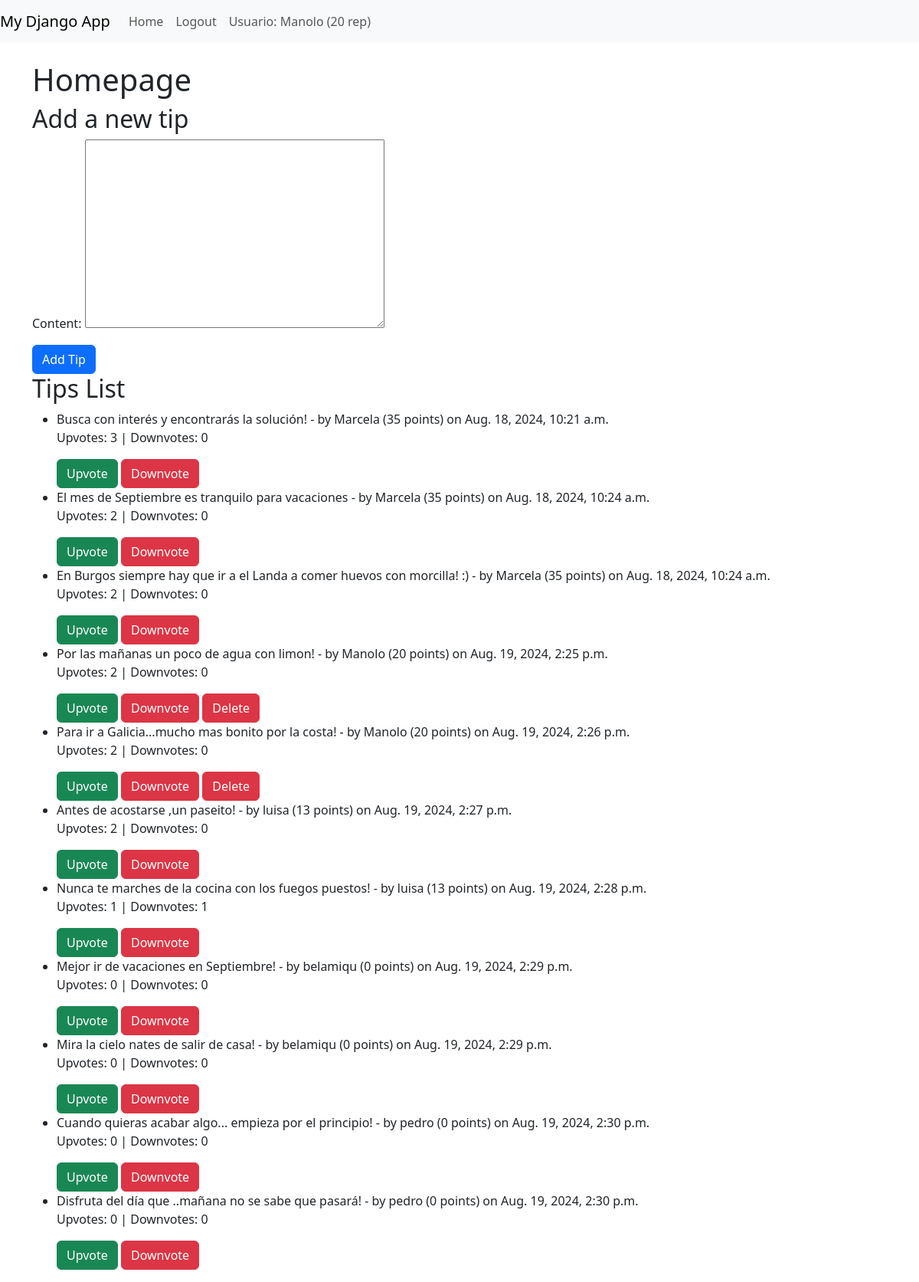
The page / (signed in) on the database its author committed.
### ex/models.py (models this page shows, shortened)
class AUser(AbstractUser):
    reputation = models.IntegerField(default=0)  # Campo para la reputación
    @property
    def can_downvote(self):
        return self.reputation >= 15
    @property
    def can_delete_tips(self):
        return self.reputation >= 30

class Tip(models.Model):
    content = models.TextField()
    author = models.ForeignKey(settings.AUTH_USER_MODEL, on_delete=models.CASCADE, related_name='tips')
    date_created = models.DateTimeField(auto_now_add=True)
    upvotes = models.ManyToManyField(settings.AUTH_USER_MODEL, related_name='upvoted_tips', blank=True)
    downvotes = models.ManyToManyField(settings.AUTH_USER_MODEL, related_name='downvoted_tips', blank=True)
    class Meta:
        permissions = [
            ("can_delete_tip", "Can delete tip"),
            ("can_downvote_tip", "Can downvote a tip"),
        ]
    def delete(self, *args, **kwargs):
        super().delete(*args, **kwargs)
        self.author.update_reputation()
    def downvote(self, user):
        if self.upvotes.filter(id=user.id).exists():
            self.upvotes.remove(user)
        if not self.downvotes.filter(id=user.id).exists():
            self.downvotes.add(user)
            self.author.update_reputation()
    def upvotes_count(self):
        return self.upvotes.count()
    def downvotes_count(self):
        return self.downvotes.count()

### ex/views.py (the view)
# urls.py: path('', views.homepage, name='homepage'),
def homepage(request):
    if request.method == 'POST' and request.user.is_authenticated:
        form = TipForm(request.POST)
        if form.is_valid():
            tip = form.save(commit=False)
            tip.author = request.user
            tip.save()
            return redirect('homepage')
    else:
        form = TipForm()
    tips = Tip.objects.all()
    return render(request, 'ex/homepage.html', {'form': form, 'tips': tips})

### ex/forms.py
class TipForm(forms.ModelForm):
    class Meta:
        model = Tip
        fields = ['content']  # Only the 'content' field is visible in the form

### ex/templates/ex/homepage.html (shortened to what this page needs)
{% extends 'ex/base.html' %}
{% block content %}
    <h1>Homepage</h1>
    {% if user.is_authenticated %}
        <h2>Add a new tip</h2>
        <form method="post" action="{% url 'homepage' %}">
            {{ form.as_p }}
            <button type="submit" class="btn btn-primary">Add Tip</button>
        </form>
    {% endif %}
    <h2>Tips List</h2>
    <ul>
        {% for tip in tips %}
            <li>
                {{ tip.content }} - by {{ tip.author.username }} ({{ tip.author.reputation }} points) on {{ tip.date_created }}
                <p>Upvotes: {{ tip.upvotes_count }} | Downvotes: {{ tip.downvotes_count }}</p>
                {% if user.is_authenticated %}
                    <form method="post" action="{% url 'upvote_tip' tip.id %}" style="display:inline;">
                        <button type="submit" class="btn btn-success">Upvote</button>
                    </form>
                    {% if user == tip.author or user.can_downvote %}
                        <form method="post" action="{% url 'downvote_tip' tip.id %}" style="display:inline;">
                            <button type="submit" class="btn btn-danger">Downvote</button>
                        </form>
                    {% endif %}
                    {% if user == tip.author or user.can_delete_tips %}
                        <form method="post" action="{% url 'delete_tip' tip.id %}" style="display:inline;">
                            <button type="submit" class="btn btn-danger">Delete</button>
                        </form>
                    {% endif %}
                {% endif %}
            </li>
        {% empty %}
            <li>No tips available.</li>
        {% endfor %}
    </ul>
{% endblock %}

### ex/templates/ex/base.html (shortened to what this page needs)
{% load static %}
<!DOCTYPE html>
<html lang="en">
<head>
    <link href="https://stackpath.bootstrapcdn.com/bootstrap/5.3.0/css/bootstrap.min.css" rel="stylesheet">
</head>
<body>
    <nav class="navbar navbar-expand-lg navbar-light bg-light">
        <a class="navbar-brand" href="#">My Django App</a>
        <div class="collapse navbar-collapse">
            <ul class="navbar-nav mr-auto">
                <li class="nav-item"><a class="nav-link" href="{% url 'homepage' %}">Home</a></li>
                {% if user.is_authenticated %}
                    <li class="nav-item"><a class="nav-link" href="{% url 'logout' %}">Logout</a></li>
                    <li class="nav-item">
                        <p class="nav-link mb-0">Usuario: {{ user.username }} ({{ user.reputation }} rep)</p>
                    </li>
                {% else %}
                    <li class="nav-item"><a class="nav-link" href="{% url 'login' %}">Login</a></li>
                    <li class="nav-item"><a class="nav-link" href="{% url 'register' %}">Register</a></li>
                {% endif %}
            </ul>
        </div>
    </nav>
    <div class="container mt-4">
        {% block content %}
        {% endblock %}
    </div>
</body>
</html>

### rows shown on the page
AUser: username "Manolo", reputation "20"
Tip: content "Busca con interés y encontrarás la solución!", author.username "Marcela", author.reputation "35", date_created "Aug. 18, 2024, 10:21 a.m.", upvotes_count "3", downvotes_count "0", shows "Downvote"
Tip: content "El mes de Septiembre es tranquilo para vacaciones", author.username "Marcela", author.reputation "35", date_created "Aug. 18, 2024, 10:24 a.m.", upvotes_count "2", downvotes_count "0", shows "Downvote"
Tip: content "En Burgos siempre hay que ir a el Landa a comer huevos con morcilla! :)", author.username "Marcela", author.reputation "35", date_created "Aug. 18, 2024, 10:24 a.m.", upvotes_count "2", downvotes_count "0", shows "Downvote"
Tip: content "Por las mañanas un poco de agua con limon!", author.username "Manolo", author.reputation "20", date_created "Aug. 19, 2024, 2:25 p.m.", upvotes_count "2", downvotes_count "0", shows "Downvote", shows "Delete"
Tip: content "Para ir a Galicia...mucho mas bonito por la costa!", author.username "Manolo", author.reputation "20", date_created "Aug. 19, 2024, 2:26 p.m.", upvotes_count "2", downvotes_count "0", shows "Downvote", shows "Delete"
Tip: content "Antes de acostarse ,un paseito!", author.username "luisa", author.reputation "13", date_created "Aug. 19, 2024, 2:27 p.m.", upvotes_count "2", downvotes_count "0", shows "Downvote"
Tip: content "Nunca te marches de la cocina con los fuegos puestos!", author.username "luisa", author.reputation "13", date_created "Aug. 19, 2024, 2:28 p.m.", upvotes_count "1", downvotes_count "1", shows "Downvote"
Tip: content "Mejor ir de vacaciones en Septiembre!", author.username "belamiqu", author.reputation "0", date_created "Aug. 19, 2024, 2:29 p.m.", upvotes_count "0", downvotes_count "0", shows "Downvote"
Tip: content "Mira la cielo nates de salir de casa!", author.username "belamiqu", author.reputation "0", date_created "Aug. 19, 2024, 2:29 p.m.", upvotes_count "0", downvotes_count "0", shows "Downvote"
Tip: content "Cuando quieras acabar algo... empieza por el principio!", author.username "pedro", author.reputation "0", date_created "Aug. 19, 2024, 2:30 p.m.", upvotes_count "0", downvotes_count "0", shows "Downvote"
Tip: content "Disfruta del día que ..mañana no se sabe que pasará!", author.username "pedro", author.reputation "0", date_created "Aug. 19, 2024, 2:30 p.m.", upvotes_count "0", downvotes_count "0", shows "Downvote"
